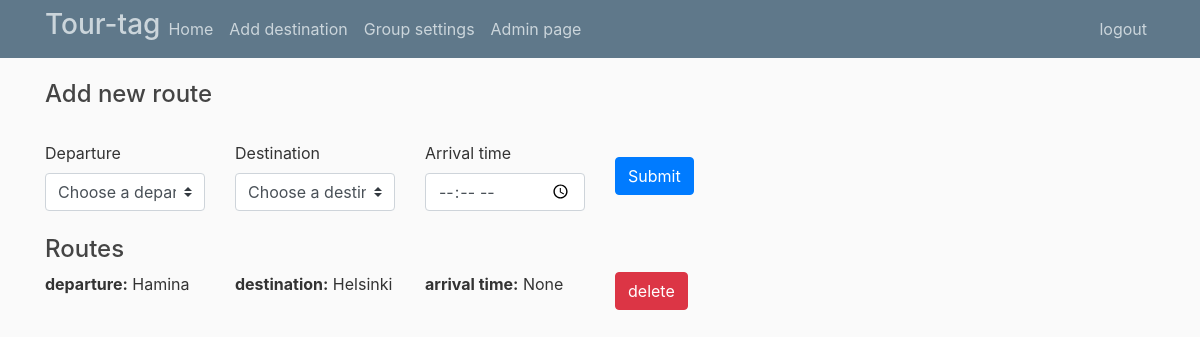
Before: /addDestination/ (signed in) with the older database file.
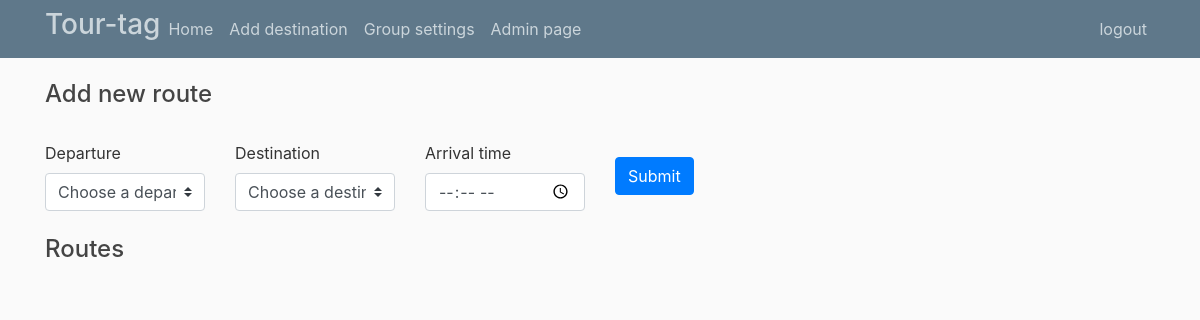
After: the same page with the newer database file.
### users/models.py (models this page shows)
class Routes(models.Model):
    departure = models.CharField(max_length=100)
    destination = models.CharField(max_length=100)
    arrivetime = models.CharField(max_length=100, blank=True, null=True)

### users/views.py (the view, shortened to what this page needs)
# urls.py: path('addDestination/', views.addDestination, name='addDestination'),
def addDestination(request):
    routes = Routes.objects.all()
    print('in add destination')
    subjects = Cities.objects.all()
    return render(request, 'addDestination.html',{'subjects': subjects, 'routes': routes})

### users/templates/addDestination.html (shortened to what this page needs)
{% extends "base.html" %}
{% block content %}
    <h4> Add new route </h4>
    <br>
   <form action="" method="post" class="row row-cols-lg-auto g-3 align-items-center">
         <div class="col">
            <label for="inputStatus">Departure</label>
            <select id="question-subject" name='city_id' class="form-control custom-select">
                <option selected disabled>Choose a departure</option>
            </select>
        </div>
        <div class="col">
            <label for="inputStatus">Destination</label>
            <select id="question-topic" class="form-control custom-select" name="city_id2">
                <option selected disabled>Choose a destination</option>
            </select>
         </div>
    <div class="col">
        <label for="inputMDEx1">Arrival time</label>
        <input type="time" name='date' id="inputMDEx1" class="form-control">
    </div>
    <div class="col">
         <input type="submit" name="submit" class="btn btn-primary">
    </div>
</form>
    <br>
    <h4> Routes </h4>
    {% for route in routes %}
         <form method="POST" class="row">
                <div class="col">
                    <b>departure:</b> {{route.departure}}
                </div>
                <div class="col">
                    <b>destination:</b> {{route.destination}}
                </div>
                <div class="col">
                    <b>arrival time:</b> {{route.arrivetime}}
                </div>
                <div class="col">
                     <button type="Submit" name="delete_items"  class="btn btn-danger" value="{{ route.pk }}">delete</button>
                </div>
                <br><br>
        </form>
    {% endfor %}
{% endblock content %}

Changed rows visible on the page:
removed Routes: departure "Hamina", destination "Helsinki", arrivetime "None", {{ route.pk }} 4 (drawn)
